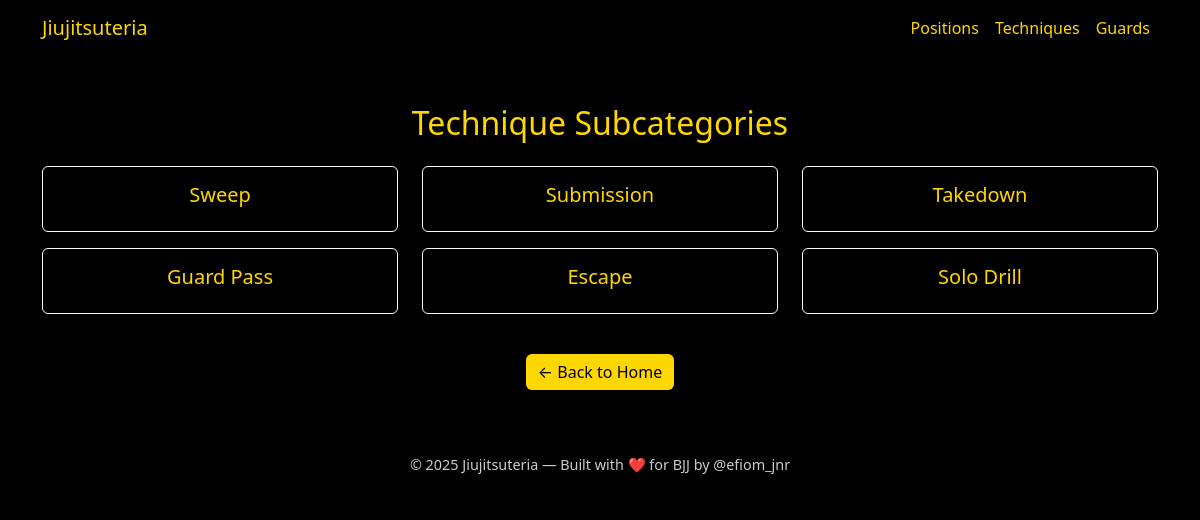
Page /category/technique/ on the committed database.
### bjj/models.py (models this page shows, shortened)
class Technique(models.Model):
    name = models.CharField(max_length=100)

### bjj/views.py (the view)
# urls.py: path('category/<str:category_type>/', views.category_list, name='category_list'),
def category_list(request, category_type):
    if category_type == 'position':
        categories = Position.objects.all()
        label = 'Position'
    elif category_type == 'technique':
        categories = Technique.objects.all()
        label = 'Technique'
    elif category_type == 'guard':
        categories = Guard.objects.all()
        label = 'Guard'
    else:
        categories = []
        label = 'Unknown'
    return render(request, 'bjj/category_list.html', {
        'category_type': category_type,
        'categories': categories,
        'label': label,
    })

### bjj/templates/bjj/category_list.html
{% extends 'bjj/base.html' %}
{% block content %}
<div class="text-center">
    <h2 class="text-yellow">{{ label }} Subcategories</h2>
</div>
{% if categories %}
  <div class="row justify-content-center mt-4">
    {% for item in categories %}
      <div class="col-md-4 mb-3">
        <div class="p-3 border border-light rounded text-center">
          <a href="{% url 'bjj:category_videos' category_type item.id %}" class="text-yellow h5 d-block">
            {{ item.name }}
          </a>
        </div>
      </div>
    {% endfor %}
  </div>
{% else %}
  <p class="text-center">No {{ label|lower }}s available.</p>
{% endif %}
<div class="text-center mt-4">
  <a href="{% url 'bjj:index' %}" class="btn btn-yellow">← Back to Home</a>
</div>
{% endblock %}

### bjj/static/bjj/styles.css (style rules this page uses)
body { background-color: #000; color: #fff; }
.text-yellow, .navbar-brand, .nav-link, h1, h2, h3, h4, h5 { color: #FFD700 !important; }
.btn-yellow { background-color: #FFD700; color: #000; border: none; }
a { color: #FFD700; text-decoration: none; }

### rows in the picture
Technique: name "Sweep"
Technique: name "Submission"
Technique: name "Takedown"
Technique: name "Guard Pass"
Technique: name "Escape"
Technique: name "Solo Drill"

### other values in the picture
{{ label }} "Technique"
{{ year|default:"2025" }} "2025"
